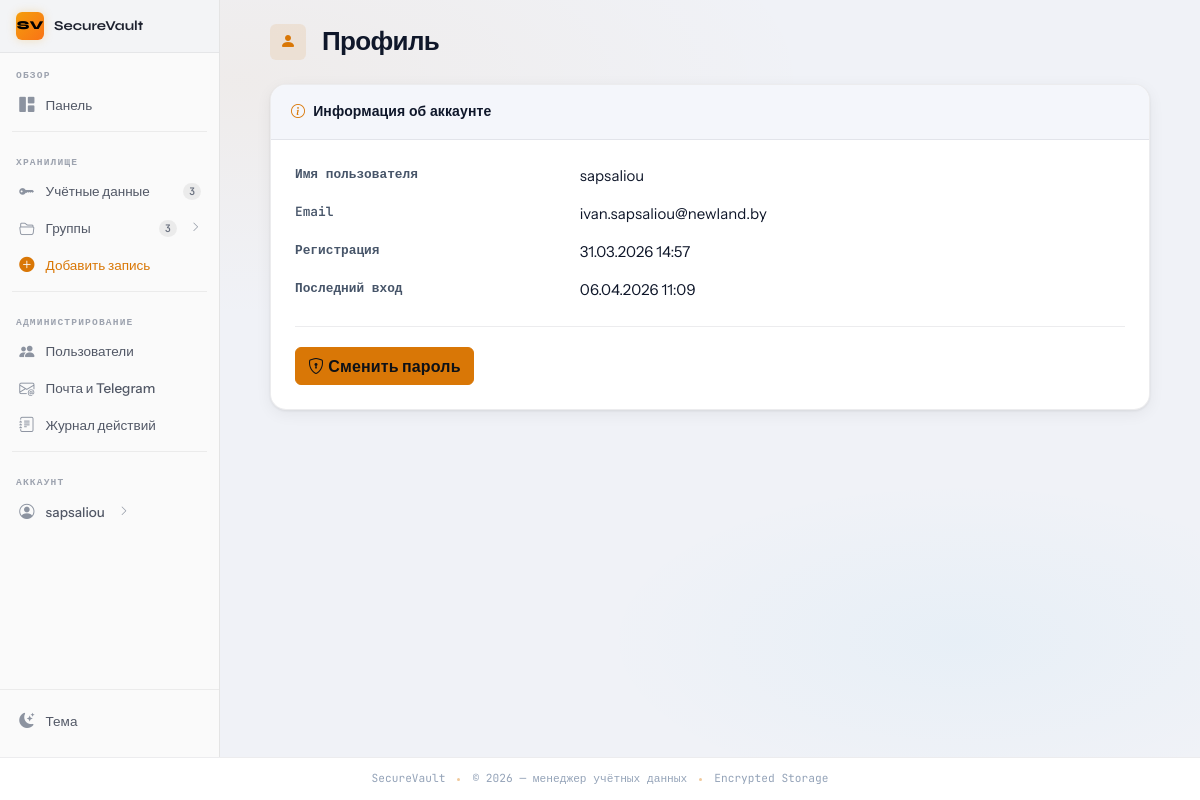
The app's page /profile (signed in) with its own data.
### app/models.py (models this page shows, shortened)
class User(UserMixin, db.Model):
    id = db.Column(db.Integer, primary_key=True)
    username = db.Column(db.String(80), unique=True, nullable=False, index=True)
    email = db.Column(db.String(120), unique=True, nullable=False, index=True)
    password_hash = db.Column(db.String(255), nullable=False)
    created_at = db.Column(db.DateTime, default=datetime.utcnow)
    last_login = db.Column(db.DateTime)
    is_active = db.Column(db.Boolean, default=True)
    is_admin = db.Column(db.Boolean, default=False, nullable=False)
    credentials = db.relationship('Credential', backref='owner', lazy='dynamic', cascade='all, delete-orphan')
    groups = db.relationship('CredentialGroup', backref='creator', lazy='dynamic', cascade='all, delete-orphan')
    shares_received = db.relationship(
        'CredentialShare',
        foreign_keys='CredentialShare.shared_with_user_id',
        back_populates='shared_with_user',
        lazy='dynamic',
    )

### app/routes.py (the view)
@main_bp.route('/profile')
@login_required
def profile():
    return render_template('profile.html')

### app/templates/profile.html (shortened to what this page needs)
{% extends "base.html" %}
{% block content %}
<div class="py-4 page-narrow animate-fadein">
  <div class="d-flex align-items-center gap-3 mb-4">
    <div class="page-title-icon"><i class="bi bi-person-fill"></i></div>
    <h1 class="page-title mb-0">Профиль</h1>
  </div>
  <div class="card-vault">
    <div class="card-vault-header">
      <span class="card-vault-title">
        <i class="bi bi-info-circle title-icon"></i>
        Информация об аккаунте
      </span>
    </div>
    <div class="p-4">
      <dl class="row mb-0 profile-dl">
        <dt class="col-sm-4">Имя пользователя</dt>
        <dd class="col-sm-8">{{ current_user.username }}</dd>
        <dt class="col-sm-4">Email</dt>
        <dd class="col-sm-8">{{ current_user.email }}</dd>
        <dt class="col-sm-4">Регистрация</dt>
        <dd class="col-sm-8">{{ current_user.created_at.strftime('%d.%m.%Y %H:%M') if current_user.created_at else '—' }}</dd>
        <dt class="col-sm-4">Последний вход</dt>
        <dd class="col-sm-8 mb-0">{{ current_user.last_login.strftime('%d.%m.%Y %H:%M') if current_user.last_login else '—' }}</dd>
      </dl>
    </div>
    <div class="p-4 pt-0">
      <div style="border-top:1px solid var(--border);padding-top:1.25rem;">
        <a href="{{ url_for('main.change_password') }}" class="btn btn-primary">
          <i class="bi bi-shield-lock me-1"></i>Сменить пароль
        </a>
      </div>
    </div>
  </div>
</div>
{% endblock %}

### app/templates/partials/sidebar_right.html (shortened to what this page needs)
<div class="sv-sidebar-project">
  <div class="sv-sidebar-project-icon">SV</div>
  <span class="sv-sidebar-project-name">SecureVault</span>
</div>
<nav aria-label="Основная навигация">
  <span class="sv-sidebar-section-label">Обзор</span>
  <ul class="sv-nav">
    <li class="sv-nav-item">
      <a class="sv-nav-link" href="{{ url_for('main.dashboard') }}">
        <span class="sv-nav-icon"><i class="bi bi-grid-1x2-fill"></i></span>
        <span>Панель</span>
      </a>
    </li>
  </ul>
  <div class="sv-sidebar-divider"></div>
  <span class="sv-sidebar-section-label">Хранилище</span>
  <ul class="sv-nav">
    <li class="sv-nav-item">
      <a class="sv-nav-link" href="{{ url_for('credential_bp.list_credentials') }}">
        <span class="sv-nav-icon"><i class="bi bi-key-fill"></i></span>
        <span>Учётные данные</span>
        <span class="sv-nav-badge {% if current_user.credentials.count() == 0 %}sv-nav-badge-0{% endif %}">
          {{ current_user.credentials.count() }}
        </span>
      </a>
    </li>
    <li class="sv-nav-item">
      <button class="sv-nav-link"
              type="button"
              data-bs-toggle="collapse"
              data-bs-target="#sbGroups"
              aria-expanded="false"
              aria-controls="sbGroups">
        <span class="sv-nav-icon"><i class="bi bi-folder2-open"></i></span>
        <span>Группы</span>
        <span class="sv-nav-badge {% if current_user.groups.count() == 0 %}sv-nav-badge-0{% endif %}">
          {{ current_user.groups.count() }}
        </span>
        <i class="bi bi-chevron-right sv-nav-arrow ms-1"></i>
      </button>
          {% set groups = current_user.groups.order_by('name').all() %}
    </li>
    <li class="sv-nav-item">
      <a class="sv-nav-link" href="{{ url_for('credential_bp.add_credential') }}"
         style="color: var(--accent);">
        <span class="sv-nav-icon" style="color:var(--accent);"><i class="bi bi-plus-circle-fill"></i></span>
        <span>Добавить запись</span>
      </a>
    </li>
  </ul>
  {% if current_user.is_admin %}
  <div class="sv-sidebar-divider"></div>
  <span class="sv-sidebar-section-label">Администрирование</span>
  <ul class="sv-nav">
    <li class="sv-nav-item">
      <a class="sv-nav-link" href="{{ url_for('admin.admin_user_list') }}">
        <span class="sv-nav-icon"><i class="bi bi-people-fill"></i></span>
        <span>Пользователи</span>
      </a>
    </li>
    <li class="sv-nav-item">
      <a class="sv-nav-link" href="{{ url_for('admin.admin_delivery_settings') }}">
        <span class="sv-nav-icon"><i class="bi bi-envelope-at"></i></span>
        <span>Почта и Telegram</span>
      </a>
    </li>
    <li class="sv-nav-item">
      <a class="sv-nav-link" href="{{ url_for('admin.admin_audit_log') }}">
        <span class="sv-nav-icon"><i class="bi bi-journal-text"></i></span>
        <span>Журнал действий</span>
      </a>
    </li>
  </ul>
  {% endif %}
  <div class="sv-sidebar-divider"></div>
  <span class="sv-sidebar-section-label">Аккаунт</span>
  <ul class="sv-nav">
    <li class="sv-nav-item">
      <button class="sv-nav-link"
              type="button"
              data-bs-toggle="collapse"
              data-bs-target="#sbAccount"
              aria-expanded="false"
              aria-controls="sbAccount">
        <span class="sv-nav-icon"><i class="bi bi-person-circle"></i></span>
        <span class="text-truncate">{{ current_user.username }}</span>
        <i class="bi bi-chevron-right sv-nav-arrow ms-1"></i>
      </button>
    </li>
  </ul>
</nav>
<div class="sv-sidebar-actions">
  <button type="button" class="sv-theme-btn theme-toggle" title="Сменить тему">
    <span class="sv-nav-icon">
      <i class="bi bi-moon-stars-fill theme-icon-dark"></i>
    </span>
    <span>Тема</span>
  </button>
</div>

### app/static/css/sidebar.css (style rules this page uses)
:root, [data-bs-theme="dark"] { --sv-sidebar-bg: #1f1f1f; --sv-sidebar-border: rgba(255,255,255,0.07); --sv-sidebar-text: #b0b7c3; --sv-sidebar-text-hover:#e8eaf0; --sv-sidebar-active-bg: rgba(255,255,255,0.08); --sv-sidebar-active-border: var(--accent); --sv-sidebar-icon: #6b7280; --sv-sidebar-icon-hover:#c9d1de; --sv-sidebar-section: #6b7280; --sv-sidebar-scrollbar: #2e3340; --sv-sidebar-header-bg: #161616; --sv-sidebar-divider: rgba(255,255,255,0.06); --sv-sidebar-badge-bg: rgba(255,255,255,0.08); --sv-sidebar-badge: #8b929e; }
[data-bs-theme="light"] { --sv-sidebar-bg: #fafafa; --sv-sidebar-border: rgba(0,0,0,0.09); --sv-sidebar-text: #525866; --sv-sidebar-text-hover:#1f2330; --sv-sidebar-active-bg: rgba(0,0,0,0.05); --sv-sidebar-active-border: var(--accent); --sv-sidebar-icon: #8c93a0; --sv-sidebar-icon-hover:#374151; --sv-sidebar-section: #9da3af; --sv-sidebar-scrollbar: #d0d4db; --sv-sidebar-header-bg: #f3f4f6; --sv-sidebar-divider: rgba(0,0,0,0.06); --sv-sidebar-badge-bg: rgba(0,0,0,0.06); --sv-sidebar-badge: #6b7280; }
.sv-sidebar-project { background: var(--sv-sidebar-header-bg); border-bottom: 1px solid var(--sv-sidebar-divider); padding: 0.75rem 1rem; display: flex; align-items: center; gap: 0.625rem; flex-shrink: 0; }
.sv-sidebar-project-icon { width: 1.75rem; height: 1.75rem; border-radius: 6px; background: linear-gradient(135deg, var(--amber-500), #f97316); display: flex; align-items: center; justify-content: center; font-size: 0.75rem; color: #000; font-weight: 800; font-family: var(--font-display); flex-shrink: 0; box-shadow: 0 0 10px rgba(245,158,11,0.25); }
.sv-sidebar-project-name { font-family: var(--font-display); font-size: 0.85rem; font-weight: 700; color: var(--sv-sidebar-text-hover); white-space: nowrap; overflow: hidden; text-overflow: ellipsis; }
.sv-sidebar-section-label { font-family: var(--font-mono); font-size: 0.6rem; font-weight: 700; letter-spacing: 0.12em; text-transform: uppercase; color: var(--sv-sidebar-section); padding: 0.875rem 1rem 0.3rem; display: block; user-select: none; }
.sv-nav { list-style: none; padding: 0 0.5rem; margin: 0; display: flex; flex-direction: column; gap: 1px; }
.sv-nav-item { position: relative; }
.sv-nav-link { display: flex; align-items: center; gap: 0.625rem; padding: 0.45rem 0.625rem; border-radius: 6px; color: var(--sv-sidebar-text); text-decoration: none; font-size: 0.845rem; font-weight: 500; transition: background 160ms, color 160ms; cursor: pointer; border: none; background: none; width: 100%; text-align: left; line-height: 1.4; position: relative; }
.sv-nav-icon { color: var(--sv-sidebar-icon); font-size: 0.95rem; width: 1.1rem; display: flex; align-items: center; justify-content: center; flex-shrink: 0; transition: color 160ms; }
.sv-nav-badge { margin-left: auto; font-family: var(--font-mono); font-size: 0.65rem; font-weight: 600; background: var(--sv-sidebar-badge-bg); color: var(--sv-sidebar-badge); border-radius: 999px; padding: 0.1em 0.55em; min-width: 1.4em; text-align: center; flex-shrink: 0; }
.sv-nav-arrow { margin-left: auto; color: var(--sv-sidebar-icon); font-size: 0.65rem; transition: transform 220ms var(--ease-out), color 160ms; flex-shrink: 0; }
.sv-sidebar-divider { height: 1px; background: var(--sv-sidebar-divider); margin: 0.5rem 0.75rem; flex-shrink: 0; }
.sv-sidebar-actions { margin-top: auto; padding: 0.75rem 0.5rem 1rem; border-top: 1px solid var(--sv-sidebar-divider); flex-shrink: 0; }
.sv-theme-btn { display: flex; align-items: center; gap: 0.625rem; padding: 0.45rem 0.625rem; border-radius: 6px; color: var(--sv-sidebar-text); font-size: 0.845rem; font-weight: 500; background: none; border: none; width: 100%; text-align: left; cursor: pointer; transition: background 160ms, color 160ms; }
.sv-theme-btn .sv-nav-icon { color: var(--sv-sidebar-icon); }

### records on screen
User: username "sapsaliou", email "ivan.sapsaliou@newland.by", created_at "31.03.2026 14:57", last_login "06.04.2026 11:09"

### other values on screen
{{ current_user.credentials.count() }} "3"
{{ current_user.groups.count() }} "3"
